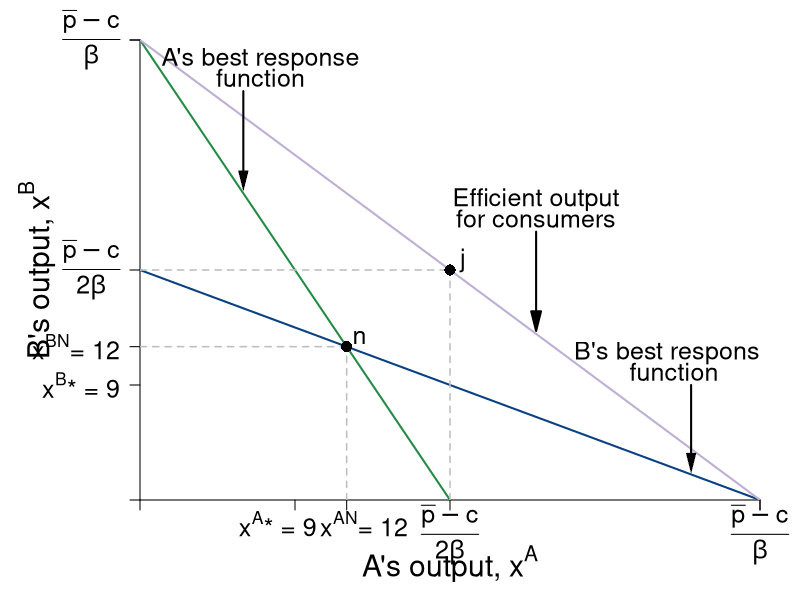

This figure's R source:
#Graph Designer: Simon Halliday & Madeleine Wettach '20
#Authors: Bowles, Foley and Halliday
#Title: Microeconomics: Competition, Conflict and Coordination

require(shape)
pdf(file = "competitionmarkets/cournot_brfs_social.pdf", width = 9, height = 7)

#Set parameters for graphics
axislabelsize <- 1.8
labelsize <- 1.5
namesize <- 1.8
annotatesize <- 1.5
graphlinewidth <- 2
segmentlinewidth <- 1.5

COL <- c("#7fc97f", "#beaed4", "#fdc086", "#ffff99", "#386cb0", "#f0027f", "#bf5b17", "#666666")
COLA <- c("#99d8c9","#66c2a4","#41ae76", "#238b45", "#005824")
COLB <- c("#4eb3d3", "#2b8cbe", "#0868ac","#084081")

par(mar =  c(5, 7, 2, 2))

socialW <- function(xa, s = 0.5, pmax = 20, c1 = 2, slope = 1) {
  (pmax - c1)/s - slope*xa
}

piA <- function(xa, xb, s = 0.5, pmax = 20, c1 = 2) {
  (pmax - s*xb)*xa - s*(xa)^2 - c1*xa
}

piB <- function(xa, xb, s = 0.5, pmax = 20, c1 = 2) {
  (pmax - s*xa)*xb - s*(xb)^2 - c1*xb
}

brfB <- function(xa, s = 0.5, pmax = 20, c1 = 2) {
  (pmax - c1)/(2*s) - (1/2)*xa
}

brfA <- function(xa, s = 0.5, pmax = 20, c1 = 2) {
  (pmax - c1)/s - 2*xa
}

xANE <- function(pbar, beta = 2, c1 = 1){
  (pbar - c1)/(3*beta)
}

isoA <- function(xa, s = 0.5, pmax = 20, c1 = 2, piA = 72){
  -(c1*xa - pmax*xa + s*xa^2 + piA)/(s*xa)
}

isoB1 <- function(xa, s = 0.5, pmax = 20, c1 = 2, piB = 72){
  (-sqrt((c1 - pmax + s*xa)^2 - 4*piB*s) - c1 + pmax -s*xa)/(2*s)
}

isoB2 <- function(xa, s = 0.5, pmax = 20, c1 = 2, piB = 72){
  (sqrt((c1 - pmax + s*xa)^2 - 4*piB*s) - c1 + pmax -s*xa)/(2*s)
}


#Input into Wolfram Alpha: solve for x y = 1/b - (0.5*x)/(a*b) - u/(a*b*x)

#solve for y 72 = (p - s*y)*x - s*(x)^2 - c1*x 
#solve for y 72 = (p - s*x)*y - s*(y)^2 - c1*y

xlims <- c(0, 36)
ylims <- c(0, 36)

npts <- 501 
x <- seq(xlims[1], xlims[2], length.out = npts)
y <- seq(ylims[1], ylims[2], length.out = npts) 
a <- c(72, 81)
b <- c(72, 81)

plot(0, 0, xlim = xlims, ylim = ylims, type = "n",
     xlab = expression(paste("")),
     ylab = expression(paste("")), 
     xaxt = "n", 
     yaxt = "n", 
     cex.lab = axislabelsize, 
     bty = "n",
     xaxs="i", 
     yaxs="i")


ticksy <- c(0, 9, 12, 18, 36, ylims[2])
ylabels <- c(NA, expression(paste(x^{B},"* = 9")), expression(paste(x^{BN},"= 12")), expression(paste( frac(bar(p) - c,2*beta) )), expression(paste( frac(bar(p) - c,beta) )), NA)
ticksx <- c(0, 9, 12, 18, 36, xlims[2])
xlabels <- c(NA, expression(paste(x^{A},"* = 9")), expression(paste(x^{AN},"= 12")), expression(paste(frac(bar(p) - c,2*beta))), expression(paste( frac(bar(p) - c,beta) )), NA)


axis(1, at = ticksx, pos = 0, labels = FALSE)
text(x = c(0, 8, 13, 18, 36, xlims[2]), par("usr")[3] - 0.4, labels = xlabels, srt = 0, pos = 1, xpd = TRUE, cex = labelsize)
axis(2, at = ticksy, pos = 0, labels = ylabels, las = 1, cex.axis = labelsize)

npts <- 500 
xx1 <- seq(xlims[1], xlims[2], length.out = npts)


lines(xx1, brfA(xx1, s = 0.5, pmax = 20, c1 = 2), col = COLA[4], lwd = graphlinewidth)
lines(xx1, brfB(xx1, s = 0.5, pmax = 20, c1 = 2), col = COLB[4], lwd = graphlinewidth)
lines(xx1, socialW(xx1, s = 0.5, pmax = 20, c1 = 2), col = COL[2], lwd = graphlinewidth)



text(0.5*(xlims[2]), -5, expression(paste("A's output, ", x^A)), xpd = TRUE, cex = axislabelsize) 
text(-6, 0.5*ylims[2], expression(paste("B's output, ", x^B)), xpd = TRUE, cex = axislabelsize, srt = 90) 

#Label Nash Equilibrium 
segments(0, 12, 12, 12, lty = 2, col = "gray" , lwd = segmentlinewidth)
segments(12, 0, 12, 12, lty = 2, col = "gray" , lwd = segmentlinewidth)
points(12, 12, pch = 16, col = "black", cex = 1.5)
text(12.75, 12.75, expression(paste(n)), cex = labelsize)


segments(0, 18, 18, 18, lty = 2, col = "gray" , lwd = segmentlinewidth)
segments(18, 0, 18, 18, lty = 2, col = "gray" , lwd = segmentlinewidth)
points(18, 18, pch = 16, col = "black", cex = 1.5)
text(18.75, 18.75, expression(paste(j)), cex = labelsize)

#B's brf
text(31, 11.5, expression(paste("B's best response")), cex = annotatesize)
text(31, 10, expression(paste("function")), cex = annotatesize)
Arrows(32, 9, 32, 2.9, col = "black", lty = 1, lwd = 2, arr.type = "triangle", arr.lwd = 0.5)

#A's brf
text(7, 34.5, expression(paste("A's best response")), cex = annotatesize)
text(7, 33, expression(paste("function")), cex = annotatesize)
Arrows(6, 32, 6, 25, col = "black", lty = 1, lwd = 2, arr.type = "triangle", arr.lwd = 0.5)

#Arrow for owners and consumers
Arrows(23, 21, 23, 14, lty = 1, lwd = 2, arr.type = "triangle",  col = "black")
text(23, 23.5, expression(paste("Efficient output")), cex = labelsize)
text(23, 22, expression(paste("for consumers")), cex = labelsize)
# 
# Arrows(12, 8, 9.5, 5.5, lty = 1, lwd = 2, arr.type = "triangle",  col = "#f0027f")
# text(10.5, 5, expression(paste("Better")), cex = labelsize)
# text(10.5, 4, expression(paste("for")), cex = labelsize)
# text(10.5, 3, expression(paste("owners")), cex = labelsize)

#f0027f
#e41a1c
dev.off()
